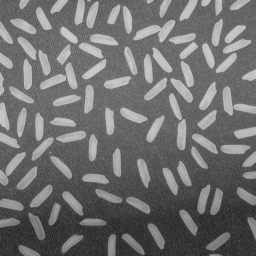
%> input picture lectures/image_processing_tools/data/rice.png, 256 x 256 px
$ octave --eval "image_tools_3;"   (GNU Octave 9; MATLAB toolbox functions it lacks are replaced by stand-ins)
%> lines starting %> are read from the running program, lines starting %| are printed output that depends on the picture
function image_tools_3
% Demo demonstrating brightness and contrast

% Load in test image
im = imread('../data/rice.png');
%> im is the input picture: size 256x256 uint8; min 40, max 204, mean 111.2

% Convert to a double
im = double(im)./256;
%> im: size 256x256 double

% Make a figure
figure(1);
clf;
colormap(gray);

% Loop through 6 cases
for i = 1 : 6
%> this loop made 6 passes; what is shown inside it comes from the first
    switch i
        case 1
            im_processed = im;
            title_string = 'Original';

        case 2
            im_processed = imadjust(im, [0 1], [0.5 1]);
            title_string = 'Brighten';

        case 3
            im_processed = imadjust(im, [0 1], [0 0.5]);
            title_string = 'Darken';

        case 4
            im_processed = imadjust(im);
            title_string = 'Maximize contrast';

        case 5
            im_processed = imadjust(im, [0 1], [0 1], 0.02);
            title_string = 'Low gamma';

        case 6
            im_processed = imadjust(im, [0 1], [0 1], 5);
            title_string = 'High gamma';
    end

    subplot(2, 6, i);
    imagesc(im_processed, [0 1]);
    title(title_string);

    % Create the image histogram
    [counts, edges] = histcounts(im_processed, linspace(0,1,101));
%> counts = 100 values, max 3993 at index 42, min 0 at index 1, mean 655.4; edges = 101 values from 0 to 1
    subplot(2, 6, i+6);
    bar(edges(1:(end-1)), counts);
    ylabel('Number of pixels');
    xlabel('Pixel intensity');
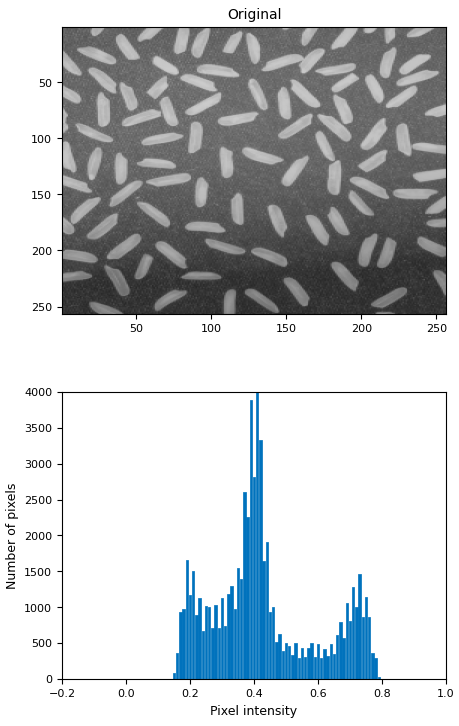
%> figure redrawn from the program's plot data, 2 panels
%> `image_tools_3;`:
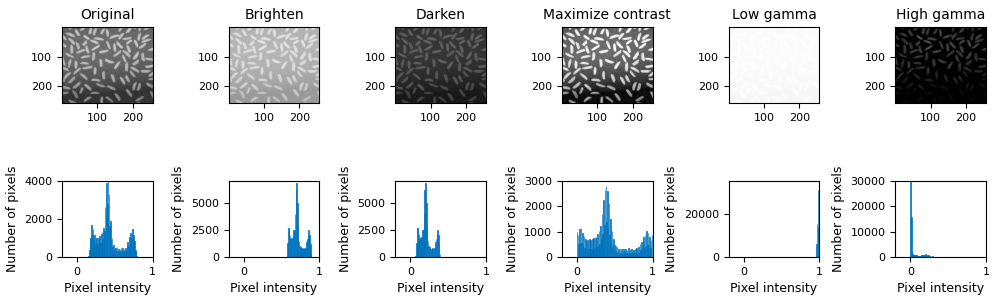
%> figure redrawn from the program's plot data, 12 panels
end
